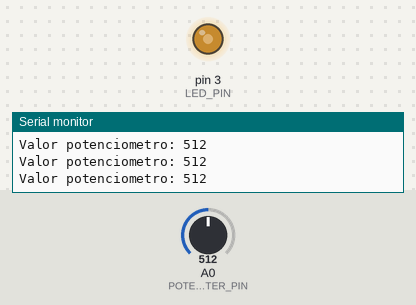
This sketch was run on a simulated Arduino Uno, built with avr-gcc and run on an emulated ATmega328P. Shown: output pins drawn as LEDs (lit = HIGH), the last lines printed to the serial monitor. The inputs (shaded band) are chosen by the test bench; at power-on: A0 (POTENTIOMETER_PIN) = 512.

Above: at 1.2 s.
1.3 s: A0 (POTENTIOMETER_PIN) set to 716
At 2.0 s:
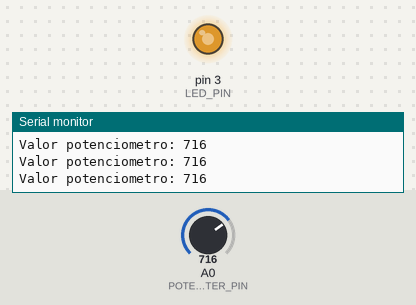
2.8 s: A0 (POTENTIOMETER_PIN) set to 900
At 3.4 s:
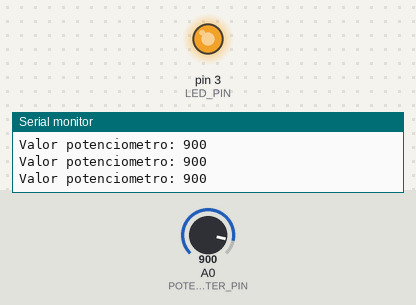
4.3 s: A0 (POTENTIOMETER_PIN) set to 122
At 4.8 s:
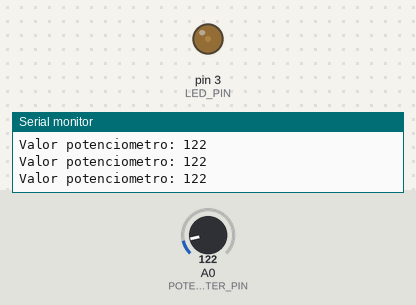
5.8 s: A0 (POTENTIOMETER_PIN) set to 0
At 6.2 s:
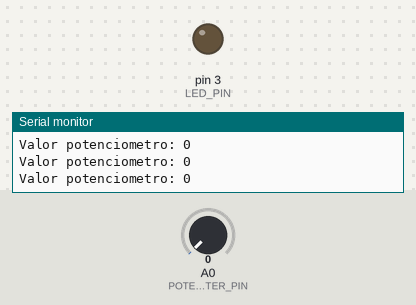
Timing chart, 0 to 8.3 s (numbered marks = the images above; inputs shaded):
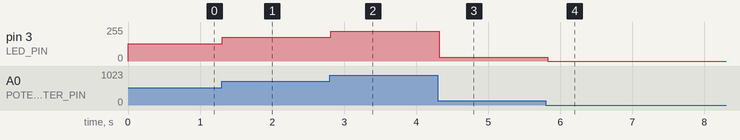

The sketch:

Ejercicio4.ino
```cpp
#define LED_PIN 3           // Define el pin al que está conectado el LED
#define POTENTIOMETER_PIN A0 // Define el pin al que está conectado el potenciómetro

void setup() {
  Serial.begin(9600);      // Inicia la comunicación serial para el monitoreo
  pinMode(LED_PIN, OUTPUT); // Configura el pin del LED como salida
}

void loop() {
  int potentiometerValue = analogRead(POTENTIOMETER_PIN); // Lee el valor del potenciómetro

  Serial.print("Valor potenciometro: ");
  Serial.println(potentiometerValue); // Imprime el valor del potenciómetro en el monitor serial

  analogWrite(LED_PIN, potentiometerValue / 4); // Ajusta la intensidad luminosa del LED con el valor del potenciómetro
  delay(100); // Espera para evitar cambios rápidos en la intensidad
}
```

Measured:
- after the input at 1.3 s, pin 3 (LED_PIN): 128/255 → 179/255 at once
- after the input at 2.8 s, pin 3 (LED_PIN): 179/255 → 225/255 at once
- after the input at 4.3 s, pin 3 (LED_PIN): 225/255 → 30/255 at once
- after the input at 5.8 s, pin 3 (LED_PIN): 30/255 → 0/255 at once
